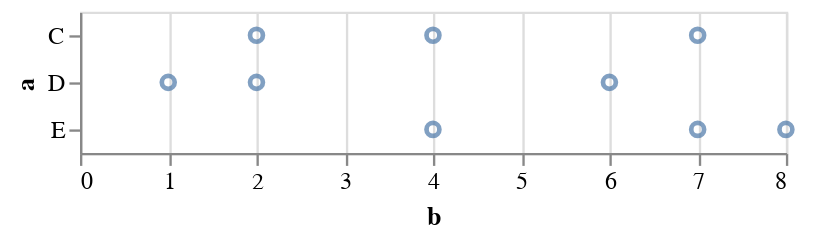

The cell this chart's notebook holds for it:
### Code cell
alt.Chart(data).mark_point().encode(
    y='a',
    x='b'
)

### Figure 1 — Vega-Lite specification as saved in the notebook (floating-point values rounded to 4 significant figures)
{"config": {"view": {"continuousWidth": 300, "continuousHeight": 300}}, "data": {"name": "data-347f1284ea3247c0f55cb966abbdd2d8"}, "mark": {"type": "point"}, "encoding": {"x": {"field": "b", "type": "quantitative"}, "y": {"field": "a", "type": "nominal"}}, "$schema": "https://vega.github.io/schema/vega-lite/v5.8.0.json", "datasets": {"data-347f1284ea3247c0f55cb966abbdd2d8": [{"a": "C", "b": 2}, {"a": "C", "b": 7}, {"a": "C", "b": 4}, {"a": "D", "b": 1}, {"a": "D", "b": 2}, {"a": "D", "b": 6}, {"a": "E", "b": 8}, {"a": "E", "b": 4}, {"a": "E", "b": 7}]}}
